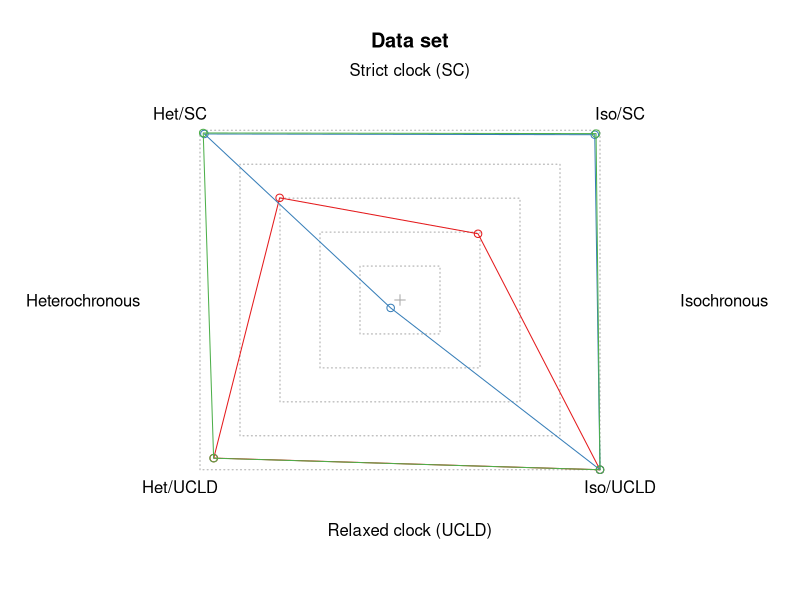

The R script that drew this image:
library(RColorBrewer)
pal <- brewer.pal(3, "Set1")

setwd("~/Dropbox/projects_WORKING/BETS_prior_sensitivity/BETS_prior_sensitivity_ms/sandbox_figures")

mle_calculations <- read.table("BETS_empirical.csv", head = T, sep = ",")
head(mle_calculations)

rescale_mles <- function(mle_values){
  mle_values <- (mle_values - max(mle_values)) / 50 # Scaling
  mle_values <- mle_values + 10
  mle_values[mle_values < 1 ] <- rnorm(sum(mle_values < 1), 0.5, 0.2) 
  # Here one unit corresponds to 50 log marginal likelihood units, due to the scaling above. 
  # log Bayes factors < 50 are assigned a value of 0.5 with some noise to avoid overlap in the figure.
  return(mle_values)
}

plot_polygon <- function(mle_values, pal){
  polygon(c(-mle_values[1], mle_values[2], mle_values[4], -mle_values[3]), 
            c(mle_values[1], mle_values[2], -mle_values[4], -mle_values[3]), border = pal)
  points(c(-mle_values[1], mle_values[2], mle_values[4], -mle_values[3]), 
         c(mle_values[1], mle_values[2], -mle_values[4], -mle_values[3]), col = pal)
}
  
  
# het/sc, iso/sc, het/ucld, iso/ucld
exp_mles <- mle_calculations$Marginal.Likelihood[grep("trep.+exp", mle_calculations$Name)]
exp_mles <- rescale_mles(exp_mles)

gamma_mles <- mle_calculations$Marginal.Likelihood[grep("trep.+gamma", mle_calculations$Name)]
gamma_mles <- rescale_mles(gamma_mles)

logn_mles <- mle_calculations$Marginal.Likelihood[grep("trep.+logn", mle_calculations$Name)]
logn_mles <- rescale_mles(logn_mles)

pdf("test_export_fig.pdf", useDingbats = FALSE, width = 7, height = 5)
par(mar = c(4, 7, 4, 6))
plot(0, 0, ylim = c(-12, 12), xlim = c(-12, 13), type = "n", bty = "n", 
     yaxt = "n", xaxt = "n", ylab = "", xlab = "", 
     main = "Data set")
#     main = expression(paste("Prior on ", Phi: Exp(1.0))))
mtext("Strict clock (SC)", side = 3, las = 1)
mtext("Relaxed clock (UCLD)", side = 1, las = 1)
mtext("Heterochronous", side = 2, las = 2)
mtext("Isochronous", side = 4, las = 2)

for(i in seq(from = 10, to = 2, by = -2)){
  polygon(c(-i, -i, i, i), c(-i, i, i, -i), border = "darkgrey", lty = 3, col = "white")
}
points(0, 0, pch = 3, col = "darkgrey")
text(c(-11, 11, 11, -11), 
     c(11, 11, -11, -11), labels = c("Het/SC", "Iso/SC", "Iso/UCLD", "Het/UCLD"))

plot_polygon(exp_mles, pal[1])
plot_polygon(gamma_mles, pal[2])
plot_polygon(logn_mles, pal[3])
dev.off()

